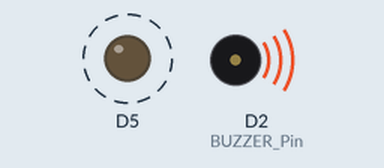
Bench run of a sketch on a simulated ESP8266 (NodeMCU). Shown: output pins drawn as LEDs (lit = HIGH), buzzer (waves = sounding, pin HIGH). Dashed ring = blinking.

Above: at 0.5 s.
Timing chart, 0 to 4.6 s (numbered marks = the images above):
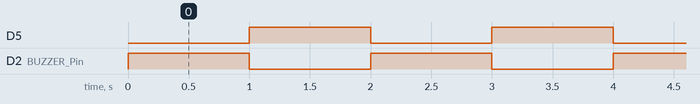

Measured:
- by itself, D5, D2 (BUZZER_Pin): alternates HIGH for 1.0 s and LOW for 1.0 s

The sketch:

Exercise2.ino
```cpp
// (licence header left out)
int LED_Pin = D13;
int BUZZER_Pin = D2;

void setup() {
  // put your setup code here, to run once:
  pinMode(LED_Pin,OUTPUT);
  pinMode(BUZZER_Pin,OUTPUT);
}

void loop() {
  // put your main code here, to run repeatedly:
  digitalWrite(LED_Pin,LOW);//LEDを消灯
  digitalWrite(BUZZER_Pin,HIGH);
  delay(1000);                //1秒待つ
  digitalWrite(LED_Pin,HIGH);//LED点灯
  digitalWrite(BUZZER_Pin,LOW);
  delay(1000);                //1秒待つ
}
```
